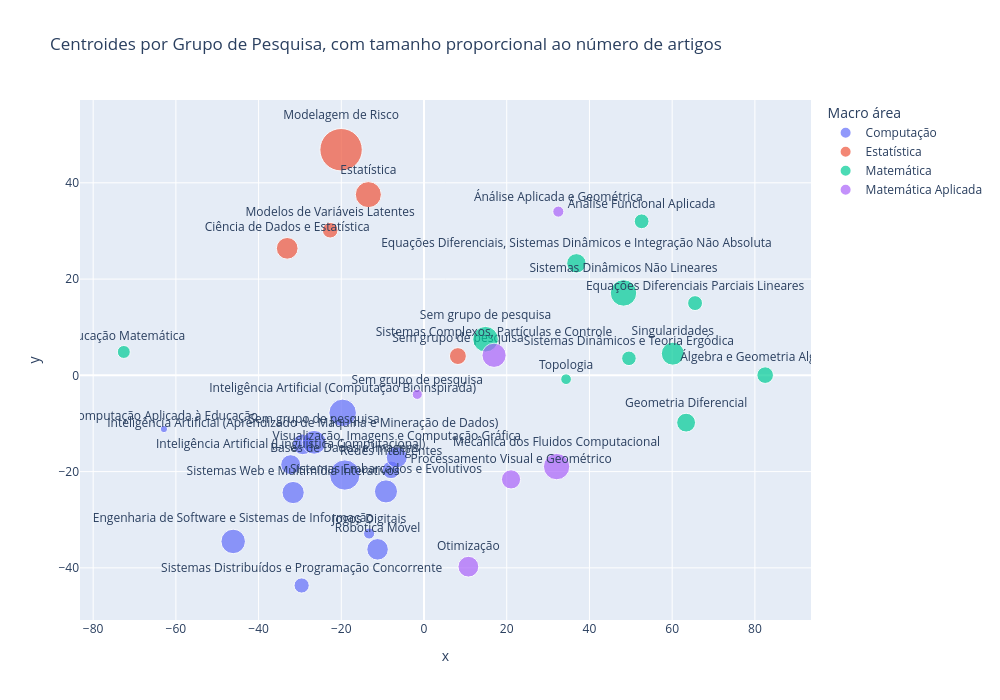

The notebook cell this image was saved under:
### Markdown cell above
## Gráfico de Bolhas

### Code cell
from bubble_plot.bubble_plot import *

arts = load_articles(engine)
groups = load_groups()
macros_faltantes = load_macros_faltantes()

emb_articles, emb_groups, emb_macros = embeddings(arts, groups, macros_faltantes)

arts = get_groups(arts, emb_articles, groups, emb_groups)

XY = dim_reduction(emb_articles)
arts["x"], arts["y"] = XY[:, 0], XY[:, 1]

arts = map_macro(arts, emb_articles, macros_faltantes, emb_macros)

bubbles = create_bubble(arts)
plotting_bubbles(bubbles)

### Figure 1 — Plotly figure (JSON) as saved in the notebook; plotly's stock layout.template omitted (floating-point values rounded to 4 significant figures)
{"data": [{"customdata": [["Computação", 290, "Bases de Dados e Imagens"], ["Computação", 17, "Computação Aplicada à Educação"], ["Computação", 189, "Engenharia de Software e Sistemas de Informação"], ["Computação", 135, "Inteligência Artificial (Aprendizado de Máquina e Mineração de Dados)"], ["Computação", 239, "Inteligência Artificial (Computação Bioinspirada)"], ["Computação", 125, "Inteligência Artificial (Linguística Computacional)"], ["Computação", 39, "Jogos Digitais"], ["Computação", 99, "Redes Inteligentes"], ["Computação", 146, "Robotica Móvel"], ["Computação", 179, "Sem grupo de pesquisa"], ["Computação", 73, "Sistemas Distribuídos e Programação Concorrente"], ["Computação", 168, "Sistemas Embarcados e Evolutivos"], ["Computação", 156, "Sistemas Web e Multimídia Interativos"], ["Computação", 141, "Visualização, Imagens e Computação Gráfica"]], "hovertemplate": "<b>%{hovertext}</b><br><br>Macro área=%{customdata[0]}<br>Número de Artigos=%{customdata[1]}<extra></extra>", "hovertext": ["Bases de Dados e Imagens", "Computação Aplicada à Educação", "Engenharia de Software e Sistemas de Informação", "Inteligência Artificial (Aprendizado de Máquina e Mineração de Dados)", "Inteligência Artificial (Computação Bioinspirada)", "Inteligência Artificial (Linguística Computacional)", "Jogos Digitais", "Redes Inteligentes", "Robotica Móvel", "Sem grupo de pesquisa", "Sistemas Distribuídos e Programação Concorrente", "Sistemas Embarcados e Evolutivos", "Sistemas Web e Multimídia Interativos", "Visualização, Imagens e Computação Gráfica"], "legendgroup": "Computação", "marker": {"color": "#636efa", "size": [290, 17, 189, 135, 239, 125, 39, 99, 146, 179, 73, 168, 156, 141], "sizemode": "area", "sizeref": 0.63, "symbol": "circle"}, "mode": "markers+text", "name": "Computação", "orientation": "v", "showlegend": true, "text": ["Bases de Dados e Imagens", "Computação Aplicada à Educação", "Engenharia de Software e Sistemas de Informação", "Inteligência Artificial (Aprendizado de Máquina e Mineração de Dados)", "Inteligência Artificial (Computação Bioinspirada)", "Inteligência Artificial (Linguística Computacional)", "Jogos Digitais", "Redes Inteligentes", "Robotica Móvel", "Sem grupo de pesquisa", "Sistemas Distribuídos e Programação Concorrente", "Sistemas Embarcados e Evolutivos", "Sistemas Web e Multimídia Interativos", "Visualização, Imagens e Computação Gráfica"], "textposition": "top center", "type": "scatter", "x": [-19.15, -62.89, -46.14, -29.32, -19.68, -32.24, -13.27, -7.982, -11.23, -26.57, -29.59, -9.199, -31.65, -6.584], "xaxis": "x", "y": [-20.71, -11.16, -34.51, -14.33, -7.797, -18.55, -32.86, -19.63, -36.15, -13.91, -43.66, -24.11, -24.35, -17.02], "yaxis": "y"}, {"customdata": [["Estatística", 148, "Ciência de Dados e Estatística"], ["Estatística", 214, "Estatística"], ["Estatística", 567, "Modelagem de Risco"], ["Estatística", 77, "Modelos de Variáveis Latentes"], ["Estatística", 90, "Sem grupo de pesquisa"]], "hovertemplate": "<b>%{hovertext}</b><br><br>Macro área=%{customdata[0]}<br>Número de Artigos=%{customdata[1]}<extra></extra>", "hovertext": ["Ciência de Dados e Estatística", "Estatística", "Modelagem de Risco", "Modelos de Variáveis Latentes", "Sem grupo de pesquisa"], "legendgroup": "Estatística", "marker": {"color": "#EF553B", "size": [148, 214, 567, 77, 90], "sizemode": "area", "sizeref": 0.63, "symbol": "circle"}, "mode": "markers+text", "name": "Estatística", "orientation": "v", "showlegend": true, "text": ["Ciência de Dados e Estatística", "Estatística", "Modelagem de Risco", "Modelos de Variáveis Latentes", "Sem grupo de pesquisa"], "textposition": "top center", "type": "scatter", "x": [-33.08, -13.46, -20.06, -22.7, 8.192], "xaxis": "x", "y": [26.39, 37.55, 46.88, 30.15, 4.003], "yaxis": "y"}, {"customdata": [["Matemática", 53, "Educação Matemática"], ["Matemática", 70, "Equações Diferenciais Parciais Lineares"], ["Matemática", 119, "Equações Diferenciais, Sistemas Dinâmicos e Integração Não Absoluta"], ["Matemática", 112, "Geometria Diferencial"], ["Matemática", 207, "Sem grupo de pesquisa"], ["Matemática", 167, "Singularidades"], ["Matemática", 221, "Sistemas Dinâmicos Não Lineares"], ["Matemática", 67, "Sistemas Dinâmicos e Teoria Ergódica"], ["Matemática", 36, "Topologia"], ["Matemática", 87, "Álgebra e Geometria Algébrica"], ["Matemática", 69, "Ánálise Funcional Aplicada"]], "hovertemplate": "<b>%{hovertext}</b><br><br>Macro área=%{customdata[0]}<br>Número de Artigos=%{customdata[1]}<extra></extra>", "hovertext": ["Educação Matemática", "Equações Diferenciais Parciais Lineares", "Equações Diferenciais, Sistemas Dinâmicos e Integração Não Absoluta", "Geometria Diferencial", "Sem grupo de pesquisa", "Singularidades", "Sistemas Dinâmicos Não Lineares", "Sistemas Dinâmicos e Teoria Ergódica", "Topologia", "Álgebra e Geometria Algébrica", "Ánálise Funcional Aplicada"], "legendgroup": "Matemática", "marker": {"color": "#00cc96", "size": [53, 70, 119, 112, 207, 167, 221, 67, 36, 87, 69], "sizemode": "area", "sizeref": 0.63, "symbol": "circle"}, "mode": "markers+text", "name": "Matemática", "orientation": "v", "showlegend": true, "text": ["Educação Matemática", "Equações Diferenciais Parciais Lineares", "Equações Diferenciais, Sistemas Dinâmicos e Integração Não Absoluta", "Geometria Diferencial", "Sem grupo de pesquisa", "Singularidades", "Sistemas Dinâmicos Não Lineares", "Sistemas Dinâmicos e Teoria Ergódica", "Topologia", "Álgebra e Geometria Algébrica", "Ánálise Funcional Aplicada"], "textposition": "top center", "type": "scatter", "x": [-72.59, 65.54, 36.85, 63.37, 14.87, 60.16, 48.23, 49.55, 34.35, 82.49, 52.62], "xaxis": "x", "y": [4.858, 15.01, 23.27, -9.829, 7.507, 4.507, 17.12, 3.538, -0.7994, 0.04344, 32.0], "yaxis": "y"}, {"customdata": [["Matemática Aplicada", 219, "Mecânica dos Fluidos Computacional"], ["Matemática Aplicada", 136, "Otimização"], ["Matemática Aplicada", 116, "Processamento Visual e Geométrico"], ["Matemática Aplicada", 32, "Sem grupo de pesquisa"], ["Matemática Aplicada", 185, "Sistemas Complexos, Partículas e Controle"], ["Matemática Aplicada", 39, "Ánálise Aplicada e Geométrica"]], "hovertemplate": "<b>%{hovertext}</b><br><br>Macro área=%{customdata[0]}<br>Número de Artigos=%{customdata[1]}<extra></extra>", "hovertext": ["Mecânica dos Fluidos Computacional", "Otimização", "Processamento Visual e Geométrico", "Sem grupo de pesquisa", "Sistemas Complexos, Partículas e Controle", "Ánálise Aplicada e Geométrica"], "legendgroup": "Matemática Aplicada", "marker": {"color": "#ab63fa", "size": [219, 136, 116, 32, 185, 39], "sizemode": "area", "sizeref": 0.63, "symbol": "circle"}, "mode": "markers+text", "name": "Matemática Aplicada", "orientation": "v", "showlegend": true, "text": ["Mecânica dos Fluidos Computacional", "Otimização", "Processamento Visual e Geométrico", "Sem grupo de pesquisa", "Sistemas Complexos, Partículas e Controle", "Ánálise Aplicada e Geométrica"], "textposition": "top center", "type": "scatter", "x": [32.06, 10.73, 21.04, -1.634, 16.94, 32.47], "xaxis": "x", "y": [-18.96, -39.75, -21.62, -3.957, 4.165, 34.02], "yaxis": "y"}], "layout": {"height": 700, "legend": {"itemsizing": "constant", "title": {"text": "Macro área"}, "tracegroupgap": 0}, "title": {"text": "Centroides por Grupo de Pesquisa, com tamanho proporcional ao número de artigos"}, "width": 1000, "xaxis": {"anchor": "y", "domain": [0, 1], "title": {"text": "x"}}, "yaxis": {"anchor": "x", "domain": [0, 1], "title": {"text": "y"}}}}
